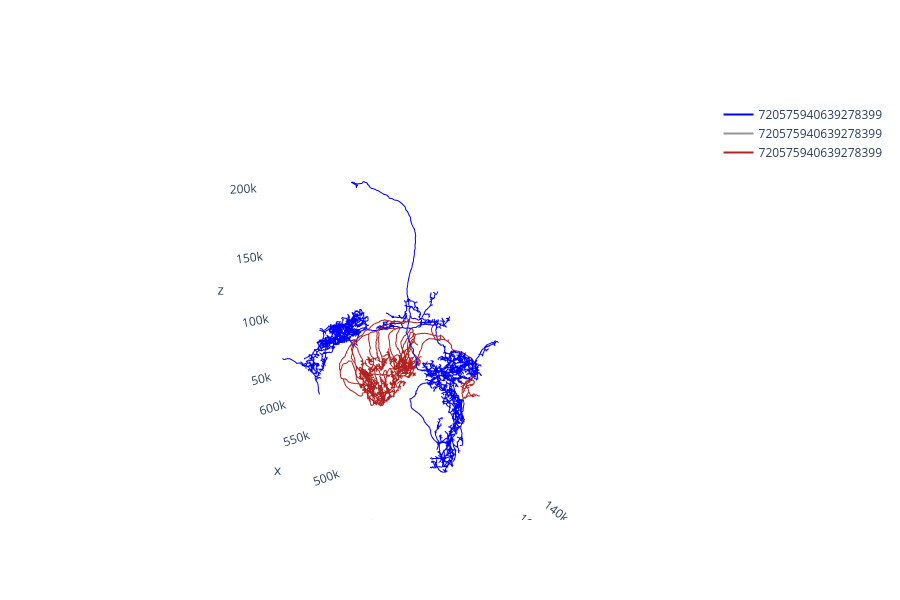

Notebook code cell kept with this figure:
### Markdown cell above
# inspect one neuron

### Code cell
# randomly select one 
# rid = meta.loc[meta.cell_type.str.contains('l2LN19'), 'root_id'].values[0]
rid = 720575940639278399
sk = navis.read_swc(os.path.join(folder, "sk_783_with_connectors", f"{rid}.swc"), 
connector_labels = {'pre': 7, 'post': 8})
split = navis.split_axon_dendrite(sk, cellbodyfiber="soma")
print(rid)
split.plot3d(color=split.color)

### Figure 1 — Plotly figure (JSON) as saved in the notebook; plotly's stock layout.template omitted (floating-point values rounded to 4 significant figures; data arrays with more than 128 entries replaced by an {"elided": "..."} marker saying what was removed)
{"data": [{"hoverinfo": "none", "hovertext": " ", "legendgroup": "720575940639278399", "line": {"color": "rgb(0,0,255)", "width": 2}, "mode": "lines", "name": "720575940639278399", "showlegend": true, "type": "scatter3d", "x": {"elided": "36458 float values"}, "y": {"elided": "36458 float values"}, "z": {"elided": "36458 float values"}}, {"hoverinfo": "none", "hovertext": " ", "legendgroup": "720575940639278399", "line": {"color": "rgb(150,150,150)", "width": 2}, "mode": "lines", "name": "720575940639278399", "showlegend": true, "type": "scatter3d", "x": [547700.0, 547700.0, 548000.0, 548000.0, null], "y": [152100.0, 152100.0, 152100.0, 152100.0, null], "z": [106300.0, 106100.0, 106200.0, 106000.0, null]}, {"hoverinfo": "none", "hovertext": " ", "legendgroup": "720575940639278399", "line": {"color": "rgb(178,34,34)", "width": 2}, "mode": "lines", "name": "720575940639278399", "showlegend": true, "type": "scatter3d", "x": {"elided": "18730 float values"}, "y": {"elided": "18730 float values"}, "z": {"elided": "18730 float values"}}], "layout": {"autosize": true, "height": 600, "paper_bgcolor": "rgba(0,0,0,0)", "plot_bgcolor": "rgba(0,0,0,0)", "scene": {"aspectmode": "data", "aspectratio": {"x": 1, "y": 1, "z": 1}, "camera": {"eye": {"x": -1.743, "y": 1.071, "z": 0.71}, "up": {"x": 0, "y": 0, "z": 1}}, "xaxis": {"backgroundcolor": "rgb(240, 240, 240)", "gridcolor": "rgb(255, 255, 255)", "showbackground": false, "showgrid": false, "showline": false, "zerolinecolor": "rgb(255, 255, 255)"}, "yaxis": {"backgroundcolor": "rgb(240, 240, 240)", "gridcolor": "rgb(255, 255, 255)", "showbackground": false, "showgrid": false, "showline": false, "zerolinecolor": "rgb(255, 255, 255)"}, "zaxis": {"backgroundcolor": "rgb(240, 240, 240)", "gridcolor": "rgb(255, 255, 255)", "showbackground": false, "showgrid": false, "showline": false, "zerolinecolor": "rgb(255, 255, 255)"}}}}
